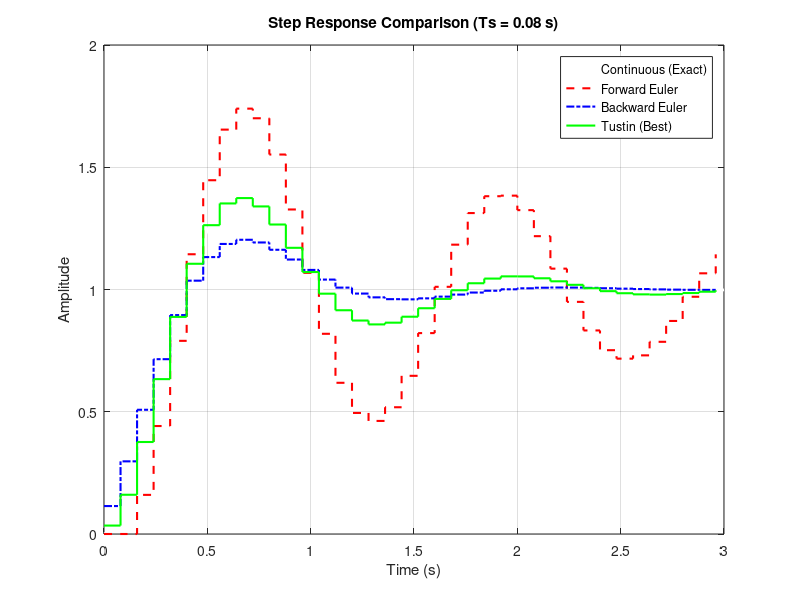

Write the MATLAB code that produced this figure. (Note: this script raises an error after producing the figure.)
% =========================================================================
% Discretization Methods Visualization (Improved Version)
% =========================================================================
clear; close all; clc;

%% 1. กำหนดระบบ Continuous (Original System)
wn = 5;         % Natural Frequency
zeta = 0.3;     % Damping Ratio (ค่าน้อยเพื่อให้กราฟพุ่งเกิน จะได้เห็นชัด)
G_s = tf([wn^2], [1, 2*zeta*wn, wn^2]); % Transfer Function

%% 2. กำหนด Sampling Time
% เลือก Ts ให้เห็นผลต่างชัดเจน (Forward Euler จะเริ่มไม่เสถียรที่ Ts > 2*zeta/wn = 0.12s)
Ts = 0.08; 
fprintf('Sampling Time (Ts) = %.3f s (Stability Limit for Euler approx 0.12s)\n', Ts);

%% 3. สร้างระบบ Discrete (Discretization)
z = tf('z', Ts); % ตัวแปร z

% 3.1 Forward Euler: s = (z-1)/Ts
% *ข้อควรระวัง: วิธีนี้มักจะไม่เสถียร (Unstable) ถ้า Ts ใหญ่เกินไป*
s_fwd = (z-1)/Ts;
G_fwd = minreal((wn^2)/(s_fwd^2 + 2*zeta*wn*s_fwd + wn^2));



% 3.2 Backward Euler: s = (z-1)/(z*Ts)
% *ข้อสังเกต: วิธีนี้เสถียรมาก แต่กราฟจะดูอืดกว่าความเป็นจริง (Overdamped)*

s_bwd = (z-1)/(z*Ts);
G_bwd = minreal((wn^2)/(s_bwd^2 + 2*zeta*wn*s_bwd + wn^2));

% 3.3 Tustin (Bilinear): s = (2/Ts)*(z-1)/(z+1)
% *ข้อดี: แม่นยำที่สุดและรักษาความเสถียรได้ดี (กราฟเกาะเส้นจริงสุด)*

s_tus = (2/Ts)*(z-1)/(z+1);
G_tustin = minreal((wn^2)/(s_tus^2 + 2*zeta*wn*s_tus + wn^2));

%% 4. คำนวณผลตอบสนอง (Get Data)
% ใช้วิธีดึงค่า y, t ออกมาใส่ตัวแปรก่อน เพื่อความชัวร์ในการ Plot
t_final = 3;
[y_c, t_c] = step(G_s, t_final);         % Continuous Data
[y_fwd, t_fwd] = step(G_fwd, t_final);   % Forward Euler Data
[y_bwd, t_bwd] = step(G_bwd, t_final);   % Backward Euler Data
[y_tus, t_tus] = step(G_tustin, t_final);% Tustin Data

%% 5. สั่งวาดกราฟ (Manual Plotting)
figure('Name', 'Discretization Comparison', 'Color', 'w');
hold on; box on; grid on;

% 5.1 วาดเส้น Continuous (สีดำ ทึบ)
plot(t_c, y_c, 'w', 'LineWidth', 2, 'DisplayName', 'Continuous (Exact)');

% 5.2 วาดเส้น Discrete แบบขั้นบันได (Stairs)
stairs(t_fwd, y_fwd, 'r--', 'LineWidth', 1.5, 'DisplayName', 'Forward Euler');
stairs(t_bwd, y_bwd, 'b-.', 'LineWidth', 1.5, 'DisplayName', 'Backward Euler');
stairs(t_tus, y_tus, 'g-',  'LineWidth', 1.5, 'DisplayName', 'Tustin (Best)');

% ตกแต่ง
xlabel('Time (s)'); 
ylabel('Amplitude');
title(['Step Response Comparison (Ts = ', num2str(Ts), ' s)']);
legend('Location', 'Best');

% เพิ่มเส้นอ้างอิงที่ 1 (Target)
yline(1, 'k:', 'HandleVisibility', 'off'); 

hold off;
